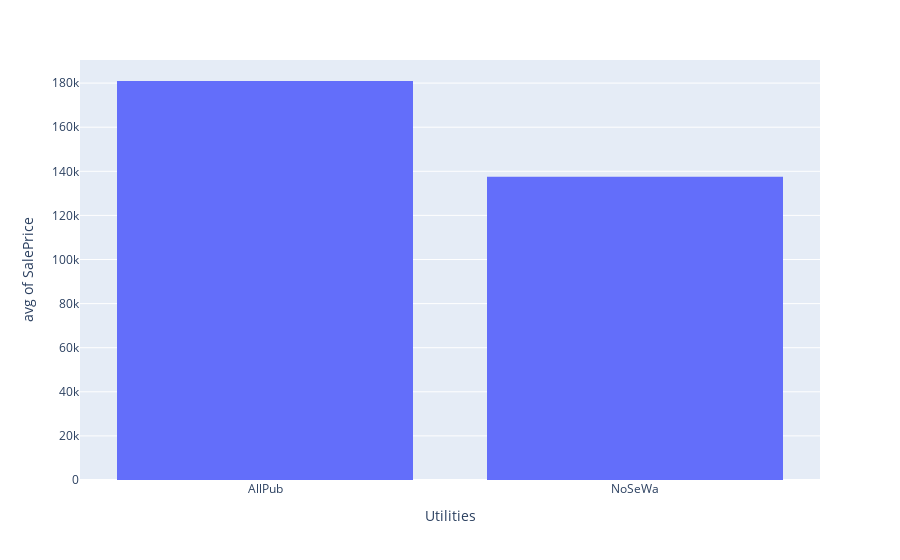

Source (notebook cell):
### Code cell
px.histogram(prices_df,x= 'Utilities',y= 'SalePrice',histfunc='avg')

### Figure 1 — Plotly figure (JSON) as saved in the notebook; plotly's stock layout.template omitted (floating-point values rounded to 4 significant figures; data arrays with more than 128 entries replaced by an {"elided": "..."} marker saying what was removed)
{"data": [{"alignmentgroup": "True", "bingroup": "x", "histfunc": "avg", "hovertemplate": "Utilities=%{x}<br>avg of SalePrice=%{y}<extra></extra>", "legendgroup": "", "marker": {"color": "#636efa", "pattern": {"shape": ""}}, "name": "", "offsetgroup": "", "orientation": "v", "showlegend": false, "type": "histogram", "x": {"elided": "1460 str values"}, "xaxis": "x", "y": {"elided": "1460 int values"}, "yaxis": "y"}], "layout": {"barmode": "relative", "legend": {"tracegroupgap": 0}, "margin": {"t": 60}, "xaxis": {"anchor": "y", "domain": [0, 1], "title": {"text": "Utilities"}}, "yaxis": {"anchor": "x", "domain": [0, 1], "title": {"text": "avg of SalePrice"}}}}
